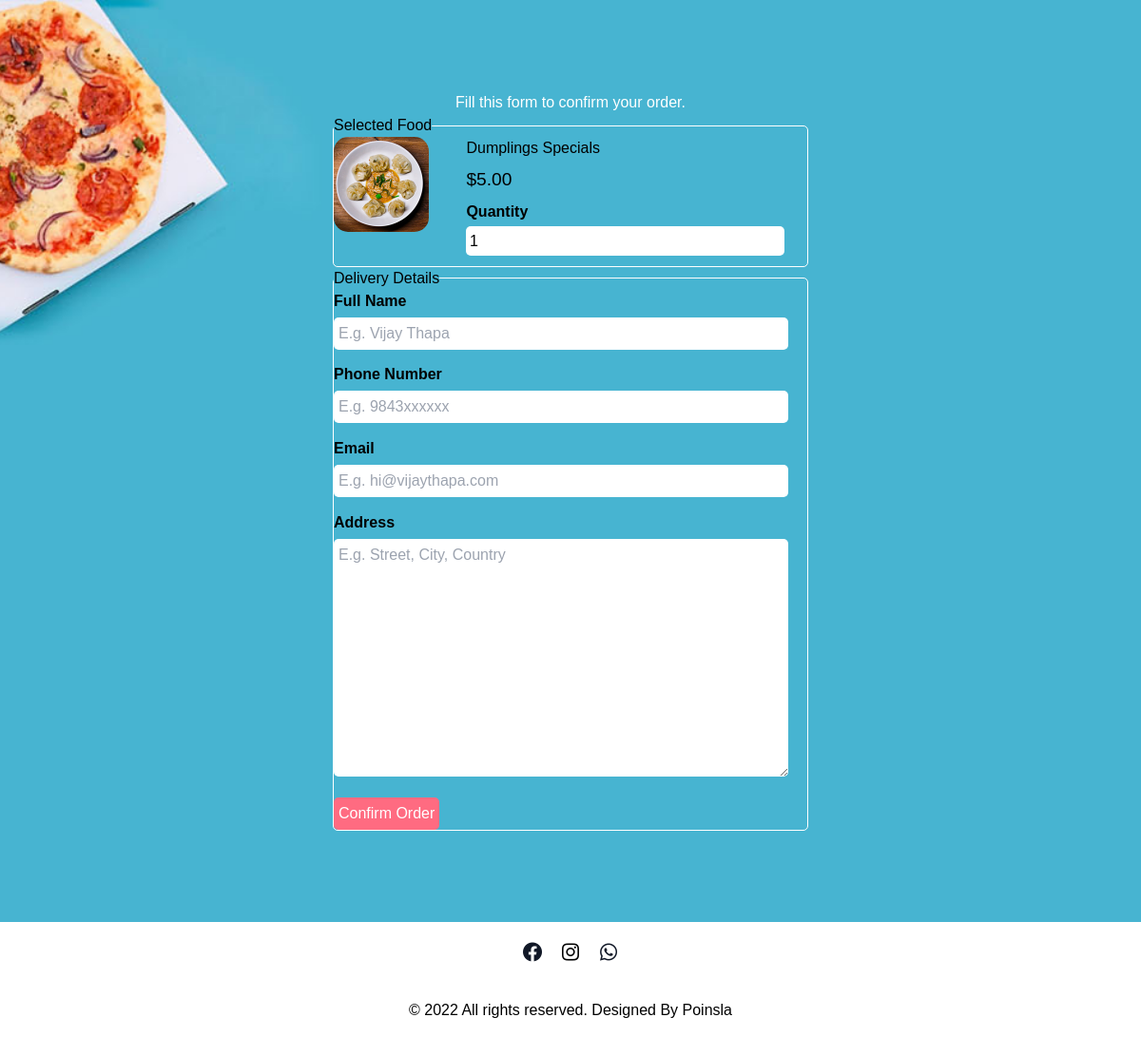
Before: /order.php?food_id=3 with the older database file.
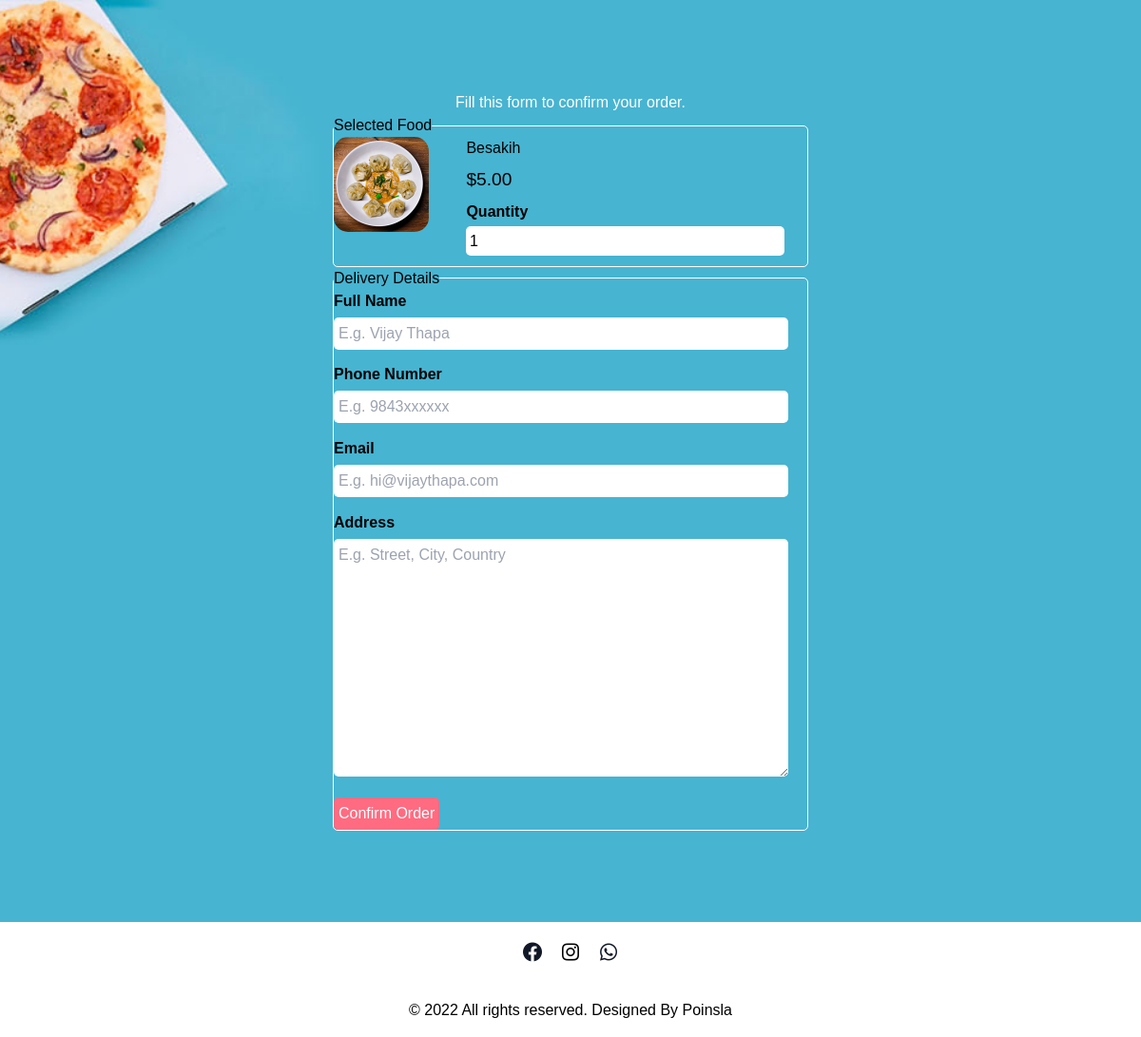
After: the same page with the newer database file.
### tables this page shows
CREATE TABLE `tbl_food` (
  `id` int(10) UNSIGNED NOT NULL,
  `category_id` int(10) UNSIGNED NOT NULL,
  `title` varchar(100) NOT NULL,
  `description` text NOT NULL,
  `price` decimal(10,2) NOT NULL,
  `image_name` varchar(255) NOT NULL,
  `featured` varchar(10) NOT NULL,
  `active` varchar(10) NOT NULL
);

### order.php (the view, shortened to what this page needs)
<?php include('partials-front/header.php'); ?>
<?php
if (isset($_GET['food_id'])) {
    $food_id = $_GET['food_id'];
    $sql = "SELECT * FROM tbl_food WHERE id=$food_id";
    $res = mysqli_query($conn, $sql);
    $count = mysqli_num_rows($res);
    if ($count == 1) {
        $row = mysqli_fetch_assoc($res);
        $title = $row['title'];
        $price = $row['price'];
        $image_name = $row['image_name'];
    } else {
        header('location:' . SITEURL);
    }
} else {
    header('location:' . SITEURL);
}
?>
<section class="food-search">
    <div class="container">
        <h2 class="text-center text-white">Fill this form to confirm your order.</h2>
        <form action="" method="POST" class="order">
            <fieldset>
                <legend>Selected Food</legend>
                <div class="food-menu-img">
                    <?php
                    if ($image_name == "") {
                        echo "<div class='error'>Image not Available.</div>";
                    } else {
                    ?>
                        <img src="<?php echo SITEURL; ?>images/food/<?php echo $image_name; ?>" alt="Chicke Hawain Pizza" class="img-responsive img-curve">
                    <?php
                    }
                    ?>
                </div>
                <div class="food-menu-desc">
                    <h3><?php echo $title; ?></h3>
                    <p class="food-price">$<?php echo $price; ?></p>
                    <div class="order-label">Quantity</div>
                    <input type="number" name="qty" class="input-responsive" value="1" required>
                </div>
            </fieldset>
            <fieldset>
                <legend>Delivery Details</legend>
                <div class="order-label">Full Name</div>
                <input type="text" name="full-name" placeholder="E.g. Vijay Thapa" class="input-responsive" required>
                <div class="order-label">Phone Number</div>
                <input type="tel" name="contact" placeholder="E.g. 9843xxxxxx" class="input-responsive" required>
                <div class="order-label">Email</div>
                <input type="email" name="email" placeholder="E.g. hi@vijaythapa.com" class="input-responsive" required>
                <div class="order-label">Address</div>
                <textarea name="address" rows="10" placeholder="E.g. Street, City, Country" class="input-responsive" required></textarea>
                <input type="submit" name="submit" value="Confirm Order" class="btn btn-primary">
            </fieldset>
        </form>
    </div>
</section>
<?php include('partials-front/footer.php'); ?>

Changed rows visible on the page:
changed tbl_food: title "Dumplings Specials" → "Besakih"
